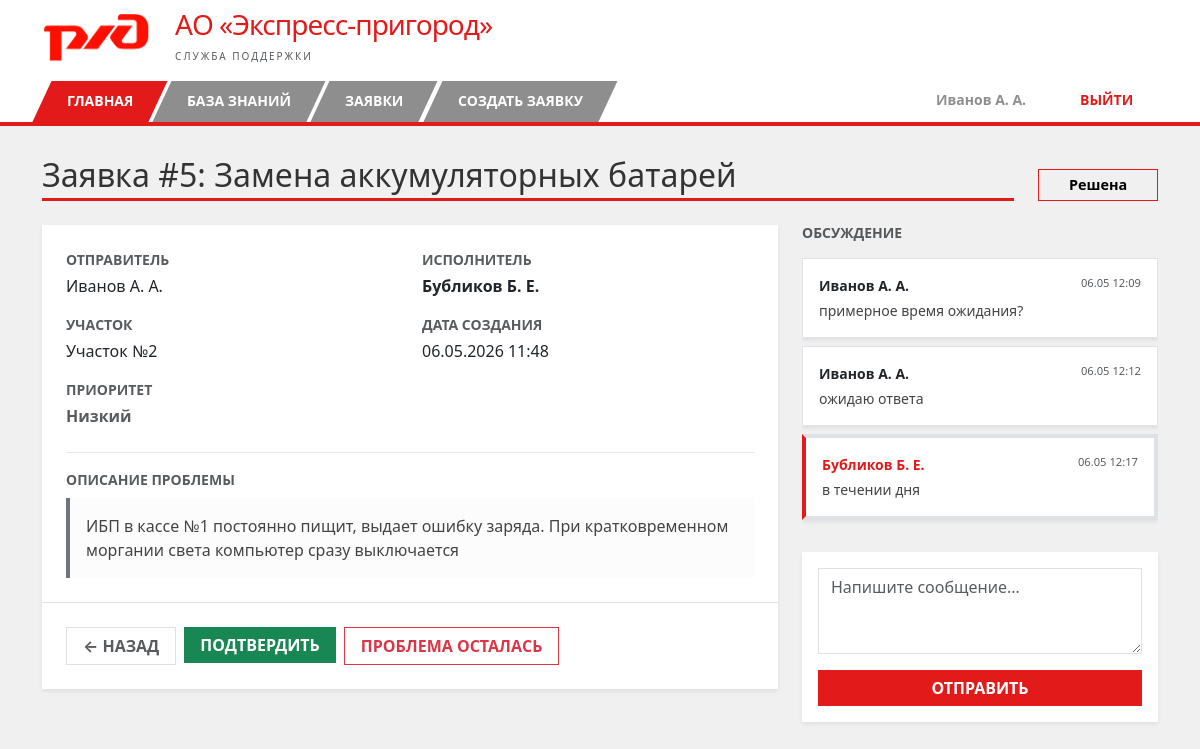
/tickets/5 (signed in), run on the app's committed database.
### app/models.py (models this page shows, shortened)
class User(UserMixin, db.Model):
    id = db.Column(db.Integer, primary_key=True)
    username = db.Column(db.String(64), index=True, unique=True, nullable=False)
    email = db.Column(db.String(120), unique=True, nullable=False)  # Новое поле
    phone = db.Column(db.String(20), nullable=False)                # Новое поле
    password_hash = db.Column(db.String(128))
    role = db.Column(db.String(20), default='employee') # employee, support, superadmin
    department = db.Column(db.String(50)) # IT, 1C, HR (только для support)
    tickets_created = db.relationship('Ticket', foreign_keys='Ticket.creator_id', backref='creator', lazy='dynamic')
    tickets_assigned = db.relationship('Ticket', foreign_keys='Ticket.assignee_id', backref='assignee', lazy='dynamic')

class Ticket(db.Model):
    id = db.Column(db.Integer, primary_key=True)
    title = db.Column(db.String(100), nullable=False)
    description = db.Column(db.Text, nullable=False)
    category = db.Column(db.String(50), nullable=False)
    priority = db.Column(db.String(20), default='Средний')
    status = db.Column(db.String(20), default='Новая')
    reopen_count = db.Column(db.Integer, default=0)
    created_at = db.Column(db.DateTime, index=True, default=datetime.utcnow)
    creator_id = db.Column(db.Integer, db.ForeignKey('user.id'), nullable=False)
    assignee_id = db.Column(db.Integer, db.ForeignKey('user.id'), nullable=True)
    comments = db.relationship('Comment', backref='ticket', lazy='dynamic', cascade='all, delete')
    closed_at = db.Column(db.DateTime, nullable=True)

class Comment(db.Model):
    id = db.Column(db.Integer, primary_key=True)
    text = db.Column(db.Text, nullable=False)
    created_at = db.Column(db.DateTime, default=datetime.utcnow)
    author_id = db.Column(db.Integer, db.ForeignKey('user.id'), nullable=False)
    ticket_id = db.Column(db.Integer, db.ForeignKey('ticket.id'), nullable=False)
    author = db.relationship('User', backref='comments')

### app/routes/tickets.py (the view, shortened to what this page needs)
@tickets_bp.route('/<int:id>', methods=['GET', 'POST'])
@login_required
def detail(id):
    ticket = Ticket.query.get_or_404(id)
    form = CommentForm()
    comments = ticket.comments.order_by(Comment.created_at.asc()).all()
    return render_template('tickets/detail.html', ticket=ticket, form=form, comments=comments)

### app/forms.py
class CommentForm(FlaskForm):
    text = TextAreaField('Написать комментарий...', validators=[DataRequired()])
    submit = SubmitField('Отправить')

### app/models.py (called while the page is built)
@login_manager.user_loader
def load_user(id):
    return User.query.get(int(id))

### app/templates/tickets/detail.html (shortened to what this page needs)
{% extends "base.html" %}
{% block content %}
<div class="mb-4 d-flex justify-content-between align-items-end">
    <div style="flex-grow: 1;">
        <h2 class="fw-light mb-1" style="color: #333;">Заявка #{{ ticket.id }}: {{ ticket.title }}</h2>
        <div style="width: 100%; height: 3px; background-color: #e21a1a;"></div>
    </div>
    <div class="ms-4">
        <span class="rounded-0 fw-bold py-1 px-3"
            style="display: inline-block; min-width: 120px; text-align: center; font-size: 0.9rem;
                    border: 1px solid #e21a1a; color: #000000;">
            {{ ticket.status }}
        </span>
    </div>
</div>
<div class="row">
    <div class="col-md-8">
        <div class="card shadow-sm border-0 rounded-0 mb-4">
            <div class="card-body p-4">
                <div class="row mb-4">
                    <div class="col-md-6">
                        <small class="text-uppercase text-muted fw-bold d-block mb-1">Отправитель</small>
                        <p class="mb-3">{{ ticket.creator.username }}</p>
                        <small class="text-uppercase text-muted fw-bold d-block mb-1">Участок</small>
                        <p class="mb-3">{{ ticket.category }}</p>
                        <small class="text-uppercase text-muted fw-bold d-block mb-1">Приоритет</small>
                        <p class="mb-0">
                            <span class="fw-bold {% if ticket.priority in ['Высокий', 'Критический'] %}text-danger{% else %}text-muted{% endif %}">
                                {{ ticket.priority }}
                            </span>
                        </p>
                    </div>
                    <div class="col-md-6">
                        <small class="text-uppercase text-muted fw-bold d-block mb-1">Исполнитель</small>
                        <p class="mb-3">
                            {% if ticket.assignee %}
                                <span class="text-dark fw-bold">{{ ticket.assignee.username }}</span>
                            {% else %}
                                <span class="text-muted italic">Не назначен</span>
                            {% endif %}
                        </p>
                        <small class="text-uppercase text-muted fw-bold d-block mb-1">Дата создания</small>
                        <p class="mb-0">{{ ticket.created_at.strftime('%d.%m.%Y %H:%M') }}</p>
                    </div>
                </div>
                <hr style="opacity: 0.1;">
                <small class="text-uppercase text-muted fw-bold d-block mb-2">Описание проблемы</small>
                <div class="p-3 bg-light border-start border-4 border-secondary" style="white-space: pre-wrap; color: #444; background-color: #fcfcfc !important;">{{ ticket.description }}</div>
            </div>
            <div class="card-footer bg-white border-top p-4 d-flex gap-2">
                <a href="{{ url_for('tickets.list_tickets') }}" class="btn rounded-0 border fw-bold small text-muted text-uppercase px-3">← Назад</a>
                {% if current_user.id == ticket.creator_id and ticket.status == 'Решена' %}
                    <form action="{{ url_for('tickets.change_status', id=ticket.id) }}" method="POST">
                        <button type="submit" class="btn rounded-0 text-white fw-bold px-3" style="background-color: #198754; border: none;">ПОДТВЕРДИТЬ</button>
                    </form>
                    <form action="{{ url_for('tickets.change_status', id=ticket.id) }}" method="POST">
                        <button type="submit" class="btn rounded-0 border-danger text-danger fw-bold px-3" onclick="return confirm('Переоткрыть заявку?')">ПРОБЛЕМА ОСТАЛАСЬ</button>
                    </form>
                {% endif %}
            </div>
        </div>
    </div>
    <div class="col-md-4">
        <h5 class="text-uppercase small fw-bold text-muted mb-3">Обсуждение</h5>
        <div class="mb-4" style="max-height: 500px; overflow-y: auto;">
            {% if not comments %}
                <p class="text-muted small italic">Комментариев пока нет.</p>
            {% else %}
                {% for comment in comments %}
                <div class="p-3 mb-2 rounded-0 shadow-sm bg-white border
                    {% if comment.author.role in ['support', 'superadmin'] %}border-start border-4{% endif %}"
                    {% if comment.author.role in ['support', 'superadmin'] %}style="border-left-color: #e21a1a !important;"{% endif %}>
                    <div class="d-flex justify-content-between mb-1">
                        <small class="fw-bold"
                               style="{% if comment.author.role in ['support', 'superadmin'] %}color: #e21a1a;{% endif %}">
                            {{ comment.author.username }}
                        </small>
                        <small class="text-muted" style="font-size: 0.7rem;">{{ comment.created_at.strftime('%d.%m %H:%M') }}</small>
                    </div>
                    <p class="mb-0 small" style="white-space: pre-wrap; color: #444;">{{ comment.text }}</p>
                </div>
                {% endfor %}
            {% endif %}
        </div>
        {% if ticket.status != 'Закрыта' %}
        <div class="card border-0 rounded-0 shadow-sm">
            <div class="card-body p-3">
                <form method="POST">
                    <div class="mb-3">
                        {{ form.text(class="form-control rounded-0", rows=3, placeholder="Напишите сообщение...") }}
                    </div>
                    <button type="submit" class="btn w-100 fw-bold text-white rounded-0" style="background-color: #e21a1a; border: none;">ОТПРАВИТЬ</button>
                </form>
            </div>
        </div>
        {% else %}
        <div class="alert alert-secondary rounded-0 small text-center">Заявка закрыта</div>
        {% endif %}
    </div>
</div>
{% endblock %}

### app/templates/base.html (shortened to what this page needs)
<!DOCTYPE html>
<html lang="ru">
<head>
    <link href="https://cdn.jsdelivr.net/npm/bootstrap@5.3.0/dist/css/bootstrap.min.css" rel="stylesheet">
    <link rel="stylesheet" href="{{ url_for('static', filename='css/style.css') }}">
</head>
<body>
    <header class="bg-white py-2">
        <div class="container d-flex align-items-center">
            <a href="{{ url_for('main.index') }}">
                <img src="{{ url_for('static', filename='img/pid.png') }}" alt="РЖД" height="50">
            </a>
            <div class="ms-4">
                <h1 class="h3 mb-0" style="color: #e21a1a; font-weight: normal; letter-spacing: -1px;">
                    АО «Экспресс-пригород»
                </h1>
                <small class="text-muted text-uppercase" style="font-size: 10px; letter-spacing: 2px;">
                    Служба поддержки
                </small>
            </div>
        </div>
    </header>
    <nav class="rzd-nav-container">
        <div class="container">
            <div class="nav-wrapper">
                <ul class="nav">
                    {% if current_user.is_authenticated %}
                        <li class="nav-item active-red">
                            <a class="nav-link" href="{{ url_for('main.dashboard') }}">ГЛАВНАЯ</a>
                        </li>
                        <li class="nav-item">
                            <a class="nav-link" href="{{ url_for('knowledge.list_articles') }}">БАЗА ЗНАНИЙ</a>
                        </li>
                        <li class="nav-item">
                            <a class="nav-link" href="{{ url_for('tickets.list_tickets') }}">ЗАЯВКИ</a>
                        </li>
                        {% if current_user.role not in ['support', 'admin', 'superadmin'] %}
                            <li class="nav-item">
                                <a class="nav-link" href="{{ url_for('tickets.create') }}">СОЗДАТЬ ЗАЯВКУ</a>
                            </li>
                        {% endif %}
                    {% endif %}
                </ul>
                {% if current_user.is_authenticated %}
                <ul class="nav">
                    <li class="nav-item user-item">
                        <span class="nav-link-custom">
                            {{ current_user.username }}
                        </span>
                    </li>
                    <li class="nav-item logout-item">
                        <a class="nav-link-custom" href="{{ url_for('auth.logout') }}">ВЫЙТИ</a>
                    </li>
                </ul>
                {% endif %}
            </div>
        </div>
    </nav>
    <div class="container mt-4">
        {% block content %}{% endblock %}
    </div>
</body>
</html>

### app/static/css/style.css (style rules this page uses)
body { background-color: #f0f0f0; margin: 0; }
.rzd-nav-container { background-color: white; border-bottom: 4px solid #e21a1a; margin-bottom: 30px; }
.rzd-nav-container .nav { display: flex !important; padding: 0 !important; margin: 0 !important; list-style: none; gap: 4px; align-items: flex-end; }
.rzd-nav-container .nav-item { background-color: #8e8e8e; margin: 0 !important; padding: 0 !important; transform: skewX(-25deg); transition: 0.2s; border: none; }
.rzd-nav-container .nav-item .nav-link { display: block; padding: 12px 25px; color: white !important; text-decoration: none; font-weight: bold; font-size: 14px; transform: skewX(25deg); white-space: nowrap; line-height: 1.2; }
.rzd-nav-container .nav-item.active-red, .rzd-nav-container .nav-item:first-child { background-color: #e21a1a; }

### app/templates/base.html (style rules this page uses)
.nav-wrapper { display: flex; justify-content: space-between; align-items: flex-end; width: 100%; min-height: 48px; }
.user-item, .logout-item { background-color: #ffffff !important; transform: skewX(-25deg); border: 1px solid #ddd; border-bottom: none; transition: 0.2s; }
.user-item { margin-left: 20px; }
.logout-item { margin-left: 5px; }
.user-item .nav-link-custom { color: #8e8e8e !important; }
.logout-item .nav-link-custom { color: #e21a1a !important; }
.nav-link-custom { display: block; padding: 12px 25px; text-decoration: none; font-weight: bold; font-size: 14px; transform: skewX(25deg); background-color: transparent !important; white-space: nowrap; }

### data on the page
User: username "Иванов А. А.", creator.username "Иванов А. А."
Ticket: id "5", title "Замена аккумуляторных батарей", status "Решена", category "Участок №2", priority "Низкий", created_at "06.05.2026 11:48", description "ИБП в кассе №1 постоянно пищит, выдает ошибку заряда. При кратковременном моргании света компьютер сразу выключается"
User: assignee.username "Бубликов Б. Е."
Comment: author.username "Иванов А. А.", created_at "06.05 12:09", text "примерное время ожидания?"
Comment: author.username "Иванов А. А.", created_at "06.05 12:12", text "ожидаю ответа"
Comment: author.username "Бубликов Б. Е.", created_at "06.05 12:17", text "в течении дня"
